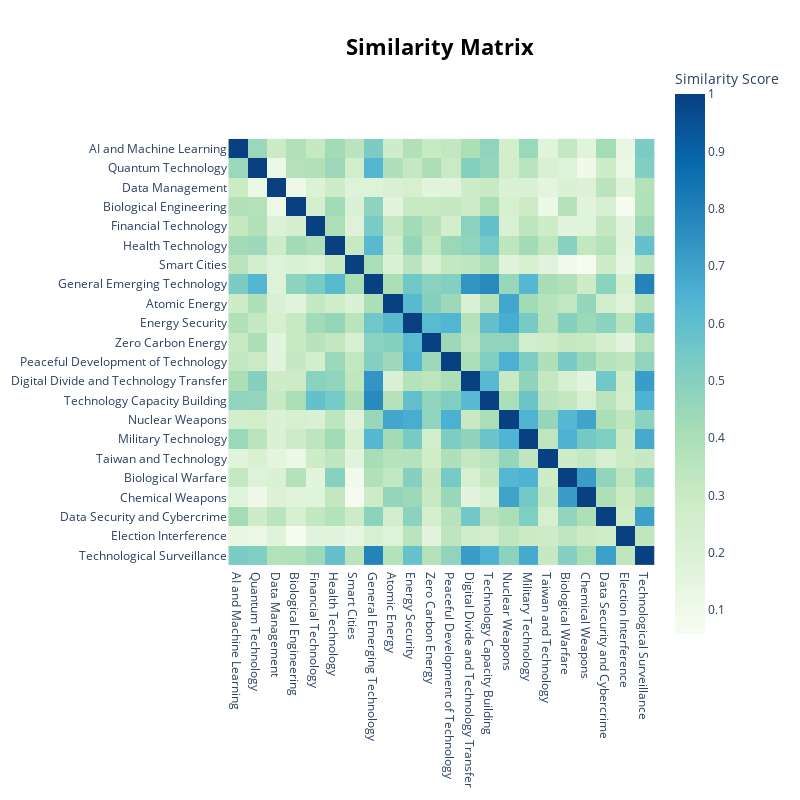

Notebook code cell kept with this figure:
### Markdown cell above
## Heatmap to visualise similarity between topics

### Code cell
topic_model.visualize_heatmap(topics = zeroshot_topic_ids, custom_labels = True)

### Figure 1 — Plotly figure (JSON) as saved in the notebook; plotly's stock layout.template omitted (floating-point values rounded to 4 significant figures; data arrays with more than 128 entries replaced by an {"elided": "..."} marker saying what was removed)
{"data": [{"coloraxis": "coloraxis", "hovertemplate": "x: %{x}<br>y: %{y}<br>Similarity Score: %{z}<extra></extra>", "name": "0", "type": "heatmap", "x": ["AI and Machine Learning", "Quantum Technology", "Data Management", "Biological Engineering", "Financial Technology", "Health Technology", "Smart Cities", "General Emerging Technology", "Atomic Energy", "Energy Security", "Zero Carbon Energy", "Peaceful Development of Technology", "Digital Divide and Technology Transfer", "Technology Capacity Building", "Nuclear Weapons", "Military Technology", "Taiwan and Technology", "Biological Warfare", "Chemical Weapons", "Data Security and Cybercrime", "Election Interference", "Technological Surveillance"], "xaxis": "x", "y": ["AI and Machine Learning", "Quantum Technology", "Data Management", "Biological Engineering", "Financial Technology", "Health Technology", "Smart Cities", "General Emerging Technology", "Atomic Energy", "Energy Security", "Zero Carbon Energy", "Peaceful Development of Technology", "Digital Divide and Technology Transfer", "Technology Capacity Building", "Nuclear Weapons", "Military Technology", "Taiwan and Technology", "Biological Warfare", "Chemical Weapons", "Data Security and Cybercrime", "Election Interference", "Technological Surveillance"], "yaxis": "y", "z": {"elided": "22x22 float values"}}], "layout": {"coloraxis": {"colorbar": {"title": {"text": "Similarity Score"}}, "colorscale": [[0, "rgb(247,252,240)"], [0.125, "rgb(224,243,219)"], [0.25, "rgb(204,235,197)"], [0.375, "rgb(168,221,181)"], [0.5, "rgb(123,204,196)"], [0.625, "rgb(78,179,211)"], [0.75, "rgb(43,140,190)"], [0.875, "rgb(8,104,172)"], [1, "rgb(8,64,129)"]]}, "height": 800, "hoverlabel": {"bgcolor": "white", "font": {"family": "Rockwell", "size": 16}}, "legend": {"title": {"text": "Trend"}}, "margin": {"t": 60}, "showlegend": true, "title": {"font": {"color": "Black", "size": 22}, "text": "<b>Similarity Matrix</b>", "x": 0.55, "xanchor": "center", "y": 0.95, "yanchor": "top"}, "width": 800, "xaxis": {"anchor": "y", "constrain": "domain", "domain": [0, 1], "scaleanchor": "y"}, "yaxis": {"anchor": "x", "autorange": "reversed", "constrain": "domain", "domain": [0, 1]}}}
